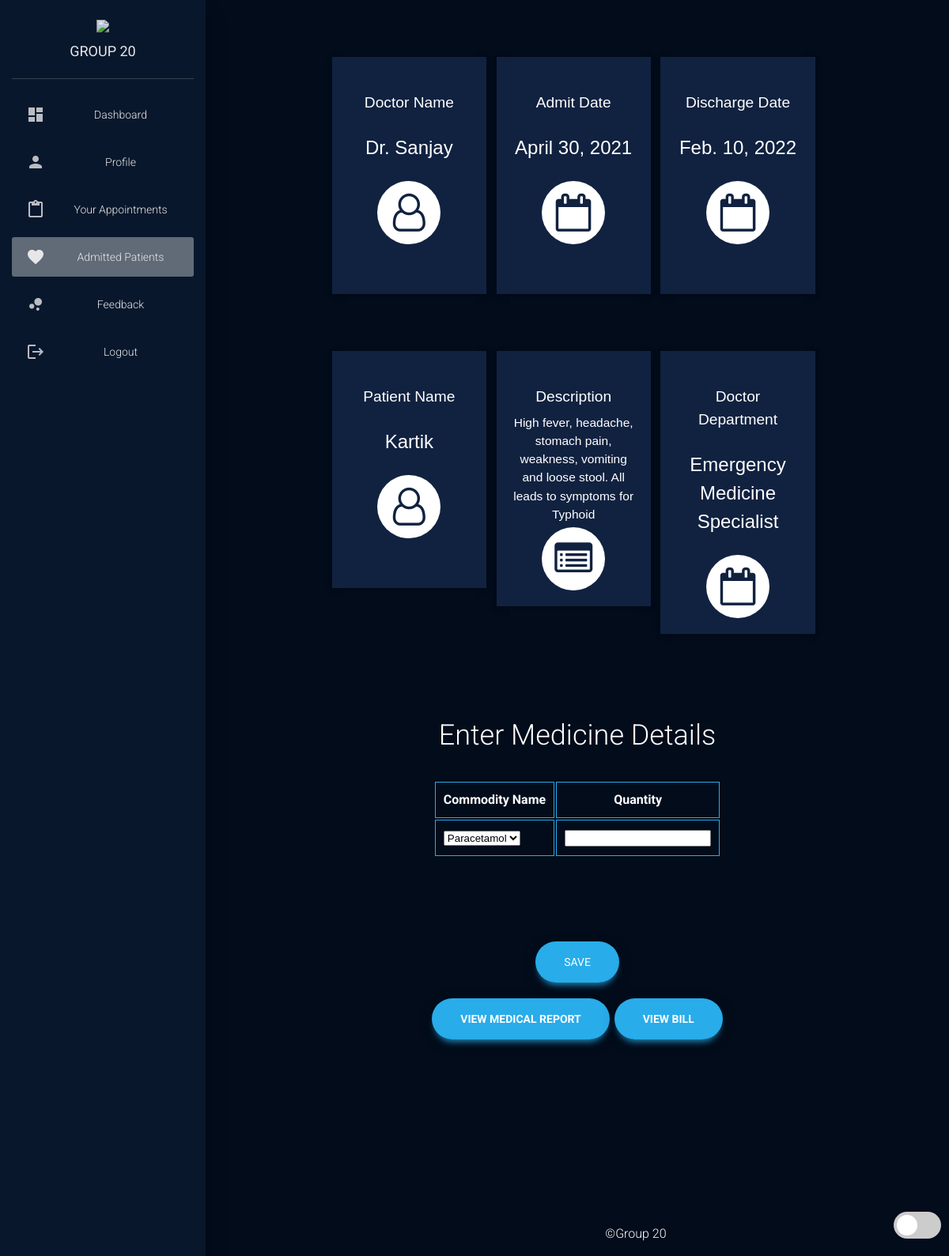
The app's page /hospital/admit_details_doc/1 (signed in) with its own data.
### hospital/models.py (models this page shows, shortened)
class Doctor(models.Model): #doctor details
    user =  models.ForeignKey(User, on_delete=models.CASCADE,related_name="Doctor") #user foreign key
    image = models.ImageField(default="default.png",upload_to="profile_pics")   #profile picture
    firstname = models.CharField(max_length=100,default='firstname')    #doctor firstname
    lastname = models.CharField(max_length=100,default='lastname')  #doctor lastname
    dob = models.DateField(default=datetime.date.today) #doctor date of birth
    address = models.CharField(max_length=300,default="address")    #doctor address
    city = models.CharField(max_length=100,default="city")  #doctor city
    country = models.CharField(max_length=100,default="country")    #doctor country
    postalcode = models.IntegerField(default=0) #doctor postalcode
    department= models.CharField(max_length=50,choices=departments,default='Cardiologist')  #doctor department from choices given as list
    status=models.BooleanField(default=False)   #doctor status(approved/on-hold)

class PatAdmit(models.Model):   #patient admit details
    patient=models.ForeignKey(Patient, on_delete=models.CASCADE, related_name="PatientAdmit")   #patient foreign key
    doctor=models.ForeignKey(Doctor, on_delete=models.CASCADE, related_name="DoctorAdmit")  #doctor foreign key
    admitDate=models.DateField()    #date on which patient is admitted
    description=models.TextField()  #description (symptoms/how to take medicines/causes/precautions)
    dischargeDate=models.DateField(null=True, blank=True)   #date on which patient is discharged

class Patient(models.Model):    #patient details
    user = models.ForeignKey(User, on_delete=models.CASCADE, related_name="Patient")    #user foreign key
    image = models.ImageField(default="default.png",upload_to="profile_pics",null=True, blank=True) #profile picture
    firstname = models.CharField(max_length=100,default='firstname')    #patient firstname
    lastname = models.CharField(max_length=100,default='lastname')  #patient lastname
    dob = models.DateField(default=datetime.date.today) #patient date of birth
    address = models.CharField(max_length=300,default="address")    #patient address
    city = models.CharField(max_length=100,default="city")  #patient city
    country = models.CharField(max_length=100,default="country")    #patient country
    postalcode = models.IntegerField(default=0) #patient postalcode
    status=models.BooleanField(default=False)   #patient status(approved/on-hold)

### hospital/views.py (the view)
# urls.py: path('admit_details_doc/<int:pk>',views.admit_details_particular_doc_view,name='admit_details_particular_doc.html'),
@login_required(login_url='login_doc.html')
def admit_details_particular_doc_view(request,pk):
    if check_doctor(request.user):
        ad = PatAdmit.objects.filter(id=pk).first()
        doci=Doctor.objects.get(user_id=request.user.id)
        doci=doci.department
        pat=ad.patient
        doc=ad.doctor
        det=[ad.pk,doc.firstname,pat.firstname,ad.admitDate,ad.dischargeDate,ad.description]
        med = Medicines.objects.all()
        return render(request,'hospital/Doctor/admit_details_particular_doc.html',{'app':det,'doci':doci,'med':med})
    else:
        auth.logout(request)
        return redirect('login_doc.html')

### hospital/views.py (called while the page is built)
def check_doctor(user): #check if user is doctor
    return user.groups.filter(name='DOCTOR').exists()

### hospital/templates/hospital/Doctor/admit_details_particular_doc.html (shortened to what this page needs)
{% load static %}
{% load widget_tweaks %}
<!DOCTYPE html>
<html lang="en">
<head>
  <link rel="stylesheet" href="https://maxcdn.bootstrapcdn.com/font-awesome/latest/css/font-awesome.min.css">
  <link href="{% static 'assets/css/material-dashboard.css'%}" rel="stylesheet" />
  <link href="{% static 'assets/css/form.css'%}" rel="stylesheet" />
</head>
<body id="jhamela" class="darkEdition lightEdition">
  {% include "hospital/Home/preloader.html" %}
  <div id="myDiv" class="animate-bottom wrapper" style="display:none;text-align: center;position: relative;">
    <div class="sidebar" data-color="azure" data-background-color="black" data-image="{% static 'assets/img/sidebar-1.jpg'%}">
    <div class="logo"><a href="#" class="simple-text logo-normal">
      <img src="https://www.iasplus.com/en/images/responsive/badges/g20/@@images/465e1ae9-46a0-4131-b3d0-984fcbb8233a.png">
      <br>
      GROUP 20
      </a></div>
    <div class="sidebar-wrapper">
      <ul class="nav">
        <li class="nav-item ">
          <a class="nav-link" href="{% url 'dashboard_doc.html' %}">
            <i class="material-icons">dashboard</i>
            <p>Dashboard</p>
          </a>
        </li>
        <li class="nav-item ">
          <a class="nav-link" href="{% url 'profile_doc.html' %}">
            <i class="material-icons">person</i>
            <p>Profile</p>
          </a>
        </li>
        <li class="nav-item ">
          <a class="nav-link" href="{% url 'bookapp_doc.html' %}">
            <i class="material-icons">content_paste</i>
            <p>Your Appointments</p>
          </a>
        </li>
        <li class="nav-item active ">
          <a class="nav-link" href="{% url 'admit_details_doc.html' %}">
            <i class="material-icons">favorite</i>
            <p>Admitted Patients</p>
          </a>
        </li>
        <li class="nav-item ">
          <a class="nav-link" href="{% url 'feedback_doc.html' %}">
            <i class="material-icons">bubble_chart</i>
            <p>Feedback</p>
          </a>
        </li>
         <li class="nav-item ">
          <a class="nav-link" href="{% url 'logout' %}">
            <i class="material-icons">logout</i>
            <p>Logout</p>
          </a>
        </li>
      </ul>
    </div>
  </div>
      <br><br><br>
         <div class="main-panel">
  <div class="market-updates" style="margin-left: 17%">
    <div class="col-md-4 market-update-gd">
      <div class="market-update-block clr-block-1 column">
        <div class="col-md-8 market-update-left">
          <h4>Doctor Name</h4>
           <h3>{{app.1}}</h3>
        </div>
        <div class="col-md-4 market-update-right">
          <i class="fa fa-user-o"> </i>
        </div>
      </div>
    </div>
    <div class="col-md-4 market-update-gd">
      <div class="market-update-block clr-block-2 column">
        <div class="col-md-8 market-update-left">
          <h4>Admit Date</h4>
           <h3>{{app.3}}</h3>
        </div>
        <div class="col-md-4 market-update-right">
         <i class="fa fa-calendar-o" aria-hidden="true"></i>
        </div>
      </div>
    </div>
    <div class="col-md-4 market-update-gd">
      <div class="market-update-block clr-block-3 column">
        <div class="col-md-8 market-update-left">
          <h4>Discharge Date</h4>
           <h3>{{app.4}}</h3>
        </div>
        <div class="col-md-4 market-update-right">
          <i class="fa fa-calendar-o" aria-hidden="true"></i>
        </div>
      </div>
    </div>
  </div>
  <br><br><br>
  <div class="market-updates"  style="margin-left: 17%">
    <div class="col-md-4 market-update-gd">
      <div class="market-update-block clr-block-1 column">
        <div class="col-md-8 market-update-left">
          <h4>Patient Name</h4>
           <h3>{{app.2}}</h3>
        </div>
        <div class="col-md-4 market-update-right">
           <i class="fa fa-user-o"> </i>
        </div>
      </div>
    </div>
    <div class="col-md-4 market-update-gd">
      <div class="market-update-block clr-block-2 column">
        <div class="col-md-8 market-update-left">
          <h4>Description</h4>
           <h4 style="font-size: 0.97em">{{app.5}}</h4>
        </div>
        <div class="col-md-4 market-update-right">
          <i class="fa fa-list-alt"></i>
        </div>
      </div>
    </div>
    <div class="col-md-4 market-update-gd">
      <div class="market-update-block clr-block-3 column">
        <div class="col-md-8 market-update-left">
          <h4>Doctor Department</h4>
           <h3>{{doci}}</h3>
        </div>
        <div class="col-md-4 market-update-right">
          <i class="fa fa-calendar-o" aria-hidden="true"></i>
        </div>
      </div>
    </div>
  </div>
        <br><br><br>
        <h2 class="sps">Enter Medicine Details</h2>
        <center>
        <table class="sps">
          <thead>
              <tr class="sps">
                  <th class="sps">Commodity Name </th>
                  <th class="sps">Quantity</th>
              </tr>
          </thead>
              <tr>
                  <td class="sps">
                    <select id="comm">
                      {% for k in med %}
                      <option value="{{ k.name }}">{{ k.name }}</option>
                      {% endfor %}
                    </select>
                  </td>
                  <td class="sps"><input type="Number" id="quan" ></td>
              </tr>
        </table>
        </center>
        <br>
        <br>
        <br><br><br>
        <a class="btn btn-primary btn-round btn-lg" onclick="add_charge()">Save</a>
        <br><br><br>
        <a class="btn btn-primary btn-round btn-lg" href="{% url 'report.html' app.0 %}" target="_blank"><b>View Medical Report</b></a>
        <a class="btn btn-primary btn-round btn-lg" href="{% url 'bill.html' app.0 %}" target="_blank"><b>View Bill</b></a>
    </div>
      <br><br><br><br><br><br><br><br><br><br><br><br>
      {% include "hospital//Doctor/footer.html" %}
  </div>
</body>
</html>

### hospital/static/assets/css/form.css (style rules this page uses)
*, *:before, *:after { box-sizing: border-box; -webkit-font-smoothing: antialiased; -moz-osx-font-smoothing: grayscale; }

### hospital/templates/hospital/Doctor/admit_details_particular_doc.html (style rules this page uses)
.market-update-block { padding: 2em 2em; background: #999; }
.market-update-block h3 { color: #fff; font-size: 1.5em; font-family: 'Carrois Gothic', sans-serif; }
.market-update-block h4 { font-size: 1.2em; color: #fff; margin: 0.3em 0em; font-family: 'Carrois Gothic', sans-serif; }
.market-update-block.clr-block-1 { background: #ff0000; min-height: 300px; overflow: hidden; text-overflow: ellipsis; margin-right: 0.8em; box-shadow: 0 2px 5px 0 rgba(0, 0, 0, 0.16), 0 2px 10px 0 rgba(0, 0, 0, 0.12); transition: 0.5s all; -webkit-transition: 0.5s all; -moz-transition: 0.5s all; -o-transition: 0.5s all; }
.market-update-block.clr-block-2 { background: #4f5905; min-height: 300px; overflow: hidden; text-overflow: ellipsis; margin-right: 0.8em; box-shadow: 0 2px 5px 0 rgba(0, 0, 0, 0.16), 0 2px 10px 0 rgba(0, 0, 0, 0.12); transition: 0.5s all; -webkit-transition: 0.5s all; -moz-transition: 0.5s all; -o-transition: 0.5s all; }
.market-update-block.clr-block-3 { background: #1355f9; min-height: 300px; overflow: hidden; text-overflow: ellipsis; box-shadow: 0 2px 5px 0 rgba(0, 0, 0, 0.16), 0 2px 10px 0 rgba(0, 0, 0, 0.12); transition: 0.5s all; -webkit-transition: 0.5s all; -moz-transition: 0.5s all; -o-transition: 0.5s all; }
.market-update-right i.fa.fa-user-o, i.fa.fa-map-marker { font-size: 3em; color: #112240; width: 80px; height: 80px; background: #fff; text-align: center; border-radius: 49px; -webkit-border-radius: 49px; -moz-border-radius: 49px; -o-border-radius: 49px; line-height: 1.7em; }
.market-update-right i.fa.fa-info-circle, i.fa.fa-list-alt { font-size: 3em; color: #112240; width: 80px; height: 80px; background: #fff; text-align: center; border-radius: 49px; -webkit-border-radius: 49px; -moz-border-radius: 49px; -o-border-radius: 49px; line-height: 1.7em; }
.market-update-right i.fa.fa-mobile, i.fa.fa-calendar-o { font-size: 3em; color: #112240; width: 80px; height: 80px; background: #fff; text-align: center; border-radius: 49px; -webkit-border-radius: 49px; -moz-border-radius: 49px; -o-border-radius: 49px; line-height: 1.7em; }
.market-update-left { padding: 0px; }
.column { float: left; width: 25%; padding: 20px; }
th { border: 1px solid #28acea; border-collapse: collapse; padding:10px; }
td { border: 1px solid #28acea; border-collapse: collapse; margin-left: auto; margin-right: auto; padding:10px; }

### hospital/templates/hospital/Home/preloader.html (style rules this page uses)
.animate-bottom { position: relative; -webkit-animation-name: animatebottom; -webkit-animation-duration: 1s; animation-name: animatebottom; animation-duration: 1s }
#myDiv { display: none; text-align: center; }

### records on screen
Doctor: firstname "Dr. Sanjay", department "Emergency Medicine Specialist"
PatAdmit: admitDate "April 30, 2021", dischargeDate "Feb. 10, 2022", description "High fever, headache, stomach pain, weakness, vomiting and loose stool. All leads to symptoms for Typhoid"
Patient: firstname "Kartik"

### other values on screen
form field value "Paracetamol"
